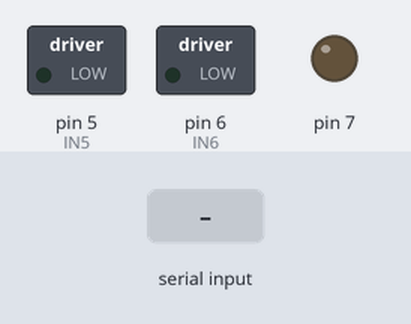
Recording of a sketch running on a simulated Arduino Uno, built with avr-gcc and run on an emulated ATmega328P. Shown: switched loads named in the sketch (green lamp = pin HIGH), output pins drawn as LEDs (lit = HIGH). The inputs (shaded band) are chosen by the test bench.

Above: at 1.2 s.
1.3 s: "aumentar velocidade" received over Serial
At 3.5 s:
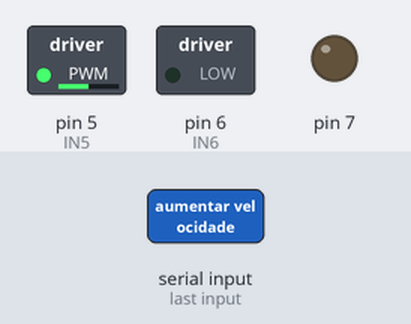
3.8 s: "acender led" received over Serial
At 5.4 s:
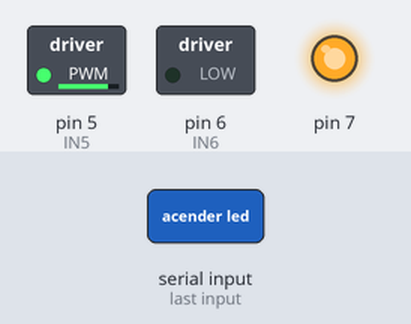
6.3 s: "diminuir velocidade" received over Serial
At 8.0 s:
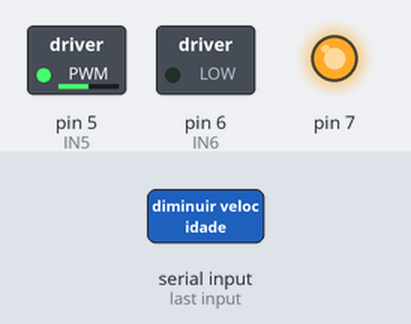
Timing chart, 0 to 9.5 s (numbered marks = the images above; inputs shaded):
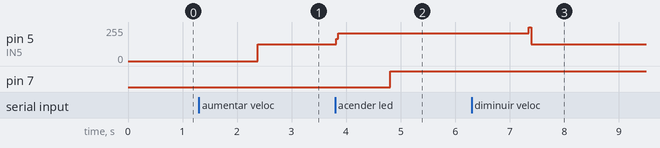

The sketch:

main.ino
```cpp
String datafromUser="";
int IN5 = 5;
int IN6 = 6;
byte speed = 150;

void setup() {
  // put your setup code here, to run once:
  pinMode(7 , OUTPUT );
  pinMode(IN5, OUTPUT);
  pinMode(IN6, OUTPUT);
  Serial.begin(9600);
}

void loop() {
  if(Serial.available() > 0){
    datafromUser=Serial.readString();
  }

  datafromUser.toLowerCase();

  if(datafromUser == "acender led"){
    digitalWrite( 7 , HIGH );
  }else if(datafromUser == "apagar led"){
    digitalWrite( 7, LOW);
  }else if(datafromUser == "ligar motor"){
    avancar(speed);
  }else if(datafromUser == "aumentar velocidade"){
    speed += 25;
    avancar(speed);
  }else if(datafromUser == "diminuir velocidade"){
    speed -= 25;
    avancar(speed);
  }
}

void avancar(byte power) {
  analogWrite(IN5, power);
  digitalWrite(IN6, LOW);
}
```

Measured:
- after the input at 1.3 s, pin 5 (IN5): 0/255 → 126/255 after 1.1 s
- after the input at 3.8 s, pin 5 (IN5): 126/255 → 209/255 at once; pin 7: LOW → HIGH after 1.0 s
- after the input at 6.3 s, pin 5 (IN5): 209/255 → 127/255 after 1.1 s
